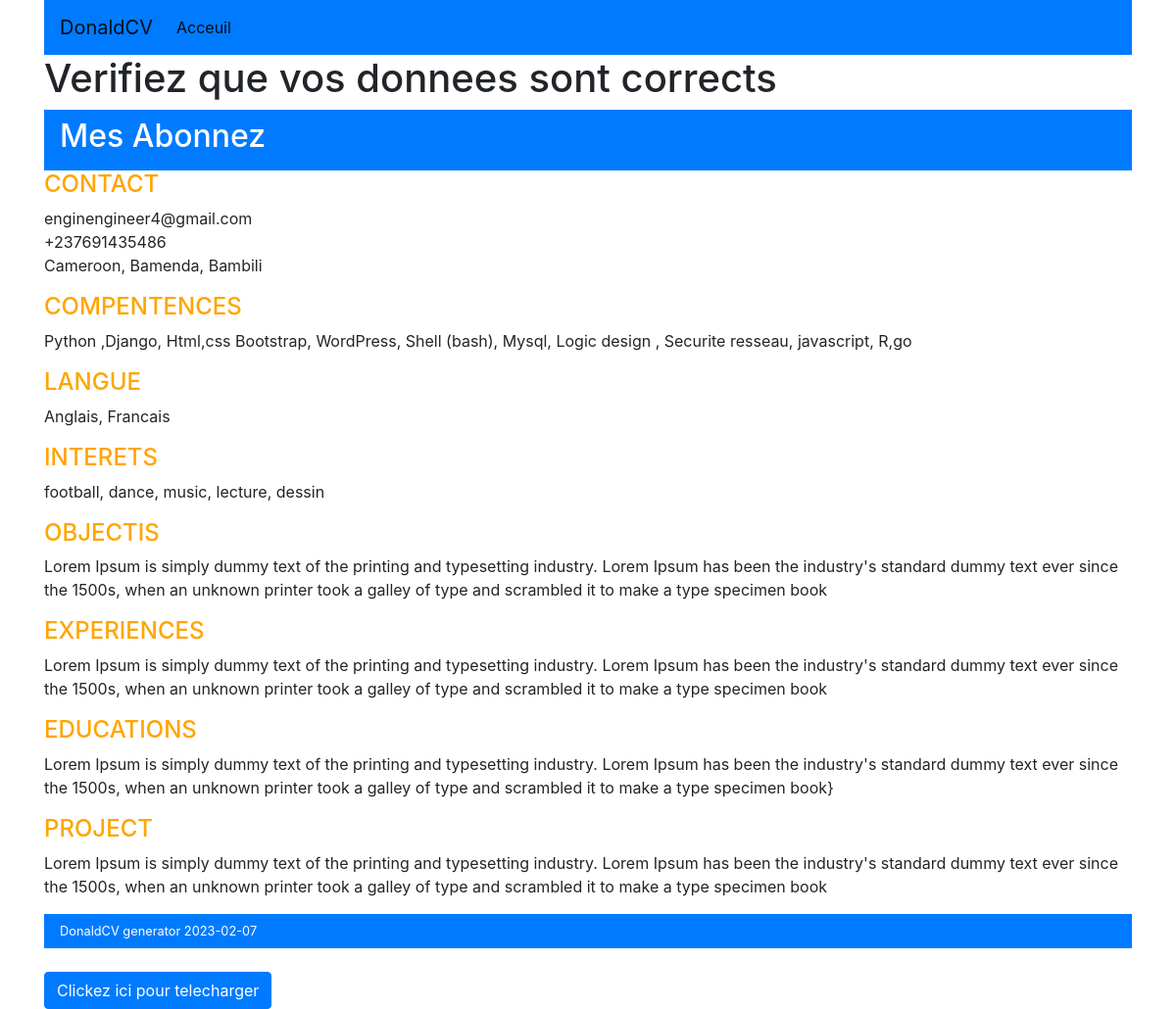
/verification, run on the app's committed database.
### pdf/models.py (models this page shows, shortened)
class Profile(models.Model):
    name = models.CharField(max_length=200)
    email = models.EmailField()
    phone = models.CharField(max_length=100)
    address = models.CharField(max_length=200)
    competance = models.CharField(max_length=1000)
    langue = models.CharField(max_length=500)
    interet = models.CharField(max_length=500)
    objectif = models.TextField()
    experience = models.TextField()
    education = models.TextField()
    Projet = models.TextField()
    date_added = models.DateTimeField(auto_now=True)
    class Meta:
        ordering = ['-date_added']

### pdf/views.py (the view)
# urls.py: path('verification', verification, name="verification"),
def verification(request):
    profiles = Profile.objects.all()[:1]
    for profile in profiles:
        name=profile.name
        phone=profile.phone
        email =profile.email
        address =profile.address
        com = profile.competance
        langue = profile.langue
        interet = profile.interet
        exp = profile.experience
        objectif = profile.objectif
        education = profile.education
        project = profile.Projet
    return render(request, "pdf/verification.html", {'address':address, 'name':name, 'email':email, 'phone':phone, 'com':com, 'interet':interet, 'langue':langue, 'experience':exp, 'objectif':objectif, 'education': education, 'project':project })

### pdf/templates/pdf/verification.html
{% extends "pdf/base.html" %}
{% block content %}
<h1>Verifiez que vos donnees sont corrects</h1>
<nav class="navbar navbar-expand-lg navbar-light bg-primary">
    <h2 class="text-white">{{ name }}</h2>
</nav>
<h4 class="title"> CONTACT</h4>
<p>{{ email }} <br> {{ phone }} <br> {{ address }}</p>
<h4 class="title"> COMPENTENCES</h4>
<p>{{ com }}</p>
<h4 class="title"> LANGUE</h4>
<p>{{ langue }} </p>
<h4 class="title"> INTERETS</h4>
<p>{{ interet }} </p>
<h4 class="title"> OBJECTIS</h4>
<p>{{ objectif }} </p>
<h4 class="title"> EXPERIENCES</h4>
<p>{{ experience }}</p>
<h4 class="title"> EDUCATIONS</h4>
<p>{{ education }}}</p>
<h4 class="title"> PROJECT</h4>
<p>{{ project }}</p>
<nav class="navbar navbar-expand-lg navbar-light bg-primary">
    <small class="text-white">DonaldCV generator {% now "Y-m-d" %}</small>
</nav>
<br>
<a href="download" class="btn btn-primary text-white">Clickez ici pour telecharger</a>
{% endblock %}

### pdf/templates/pdf/base.html (shortened to what this page needs)
<!DOCTYPE html>
<html lang="en">
<head>
    <link rel="stylesheet" href="https://maxcdn.bootstrapcdn.com/bootstrap/4.0.0/css/bootstrap.min.css">
</head>
<body>
    <div class="container">
        <div class="row">
            <div class="col-md-12">
                <nav class="navbar navbar-expand-lg navbar-light bg-primary">
                    <a class="navbar-brand" href="#">DonaldCV</a>
                    <div class="collapse navbar-collapse" id="navbarNav">
                      <ul class="navbar-nav">
                        <li class="nav-item active">
                          <a class="nav-link" href="#">Acceuil <span class="sr-only">(current)</span></a>
                        </li>
                      </ul>
                    </div>
                  </nav>
            </div>
        </div>
        {% block content %}{% endblock %}
    </div>
</body>
</html>

### pdf/templates/pdf/base.html (style rules this page uses)
.title { color: orange; }

### data on the page
Profile: name "Mes Abonnez", email "enginengineer4@gmail.com", phone "+237691435486", address "Cameroon, Bamenda, Bambili", competance "Python ,Django, Html,css Bootstrap, WordPress, Shell (bash), Mysql, Logic design , Securite resseau, javascript, R,go", langue "Anglais, Francais", interet "football, dance, music, lecture, dessin", objectif "Lorem Ipsum is simply dummy text of the printing and typesetting industry. Lorem Ipsum has been the industry's standard dummy text ever since the 1500s, when an unknown printer took a galley of type and scrambled it to make a type specimen book", experience "Lorem Ipsum is simply dummy text of the printing and typesetting industry. Lorem Ipsum has been the industry's standard dummy text ever since the 1500s, when an unknown printer took a galley of type and scrambled it to make a type specimen book", education "Lorem Ipsum is simply dummy text of the printing and typesetting industry. Lorem Ipsum has been the industry's standard dummy text ever since the 1500s, when an unknown printer took a galley of type and scrambled it to make a type specimen book", Projet "Lorem Ipsum is simply dummy text of the printing and typesetting industry. Lorem Ipsum has been the industry's standard dummy text ever since the 1500s, when an unknown printer took a galley of type and scrambled it to make a type specimen book"
